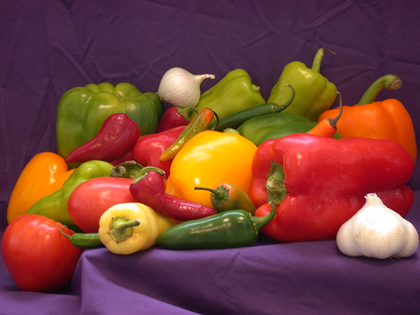
%> input picture image/peppers_BlueHills.png, 420 x 315 px, shrunk from 512 x 384 before the run
$ octave 03_RGB2KCMY.m   (GNU Octave 9; MATLAB toolbox functions it lacks are replaced by stand-ins)
%> lines starting %> are read from the running program, lines starting %| are printed output that depends on the picture
#Octave test
pkg load image
#perform iteration
clear all, close all
clc
#Matrix
img = imread('peppers_Bluehills.png');
%> img is the input picture: size 315x420x3 uint8; mean R, G, B 120.8, 66.4, 57.6
%figure(1)
#show the image
%imshow(img)
%title('Original')

#check matrix size
varsize = size(img);
%> varsize = [315 420 3]

#show color on roll and collumn and color
%temp = img(1,1,1)
#1:red 2:green 3:blue

newimg = zeros(varsize(1),varsize(2));
newimg = double(img)/(2^16);

Rc = double(img(:,:,1))/(2^16);
Gc = double(img(:,:,2))/(2^16);
Bc = double(img(:,:,3))/(2^16);
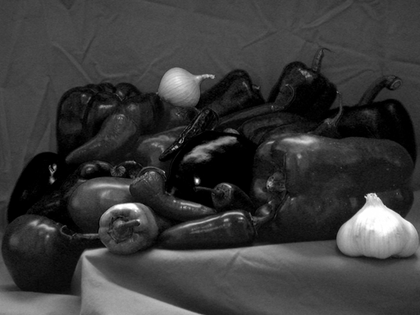
%> Bc: size 315x420 double; min 0, max 0.00389, mean 0.000879; drawn with min black and max white

#RGB colorspace to CMYK
#create K,C,M and Y variable
K =zeros(varsize(1),varsize(2));
C =zeros(varsize(1),varsize(2));
M =zeros(varsize(1),varsize(2));
Y =zeros(varsize(1),varsize(2));
#create R,G,B variable
R = zeros(varsize(1),varsize(2));
G = zeros(varsize(1),varsize(2));
B = zeros(varsize(1),varsize(2));

RGBF = zeros(varsize(1),varsize(2),varsize(3));
KCMYF = zeros(varsize(1),varsize(2),varsize(3));

#max
#max(img(i,j,:)));
#max(img(i,j,1),img(i,j,2),img(i,j,3));

for i = 1:varsize(1)
  for j = 1:varsize(2)
    #RGB covert to KCMY
    K(i,j) = (1-max([Rc(i,j),Gc(i,j),Bc(i,j)]));
    C(i,j) = (1-Rc(i,j)-K(i,j))/(1-K(i,j));
    M(i,j) = (1-Gc(i,j)-K(i,j))/(1-K(i,j));
    Y(i,j) = (1-Bc(i,j)-K(i,j))/(1-K(i,j));
    #KCMY convert to RGB
    R(i,j) = (1-C(i,j))*(1-K(i,j));
    G(i,j) = (1-M(i,j))*(1-K(i,j));
    B(i,j) = (1-Y(i,j))*(1-K(i,j));

    % [7 lines of commented-out code are left out]
   endfor
endfor
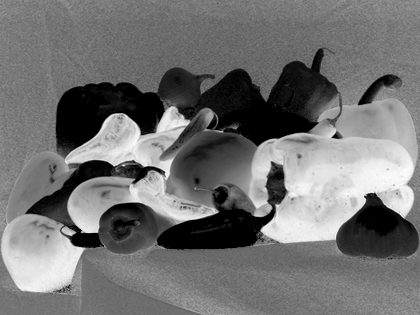
%> M: size 315x420 double; min 0, max 1, mean 0.447
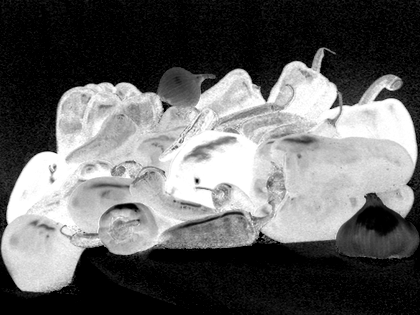
%> Y: size 315x420 double; min 0, max 1, mean 0.394
#sort 3 layer to 1 picture
RGBF(:,:,1) = R;
RGBF(:,:,2) = G;
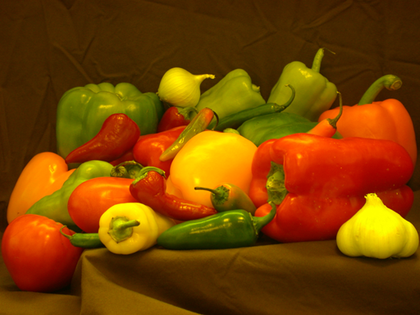
%> RGBF: size 315x420x3 double; mean R, G, B 0.00184, 0.00101, 0; drawn with min black and max white
RGBF(:,:,3) = B;

KCMYF(:,:,1) = C;
KCMYF(:,:,2) = M;
KCMYF(:,:,3) = Y;
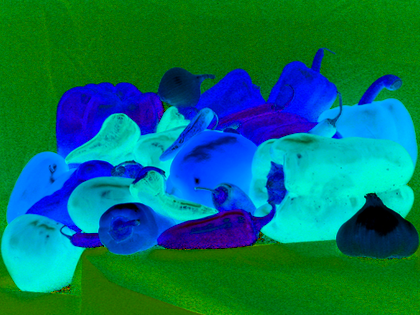
%> KCMYF: size 315x420x3 double; mean R, G, B 0.0192, 0.447, 0.394

K = uint16(round(K*(2^16)));
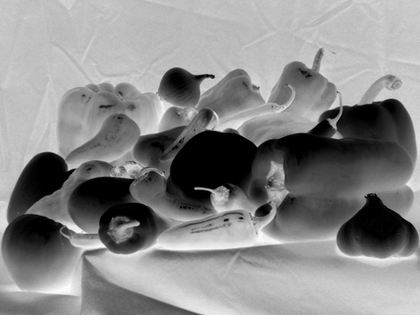
%> K: size 315x420 uint16; min 65281, max 65527, mean 65413.4; drawn with min black and max white
C = uint16(round(C*(2^16)));
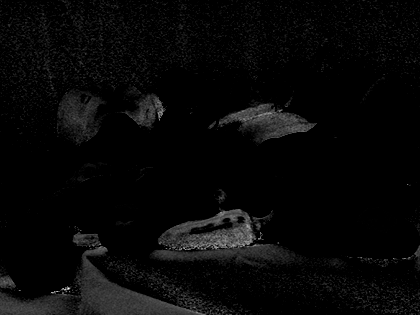
%> C: size 315x420 uint16; min 0, max 40960, mean 1259.8; drawn with min black and max white
M = uint16(round(M*(2^16)));
%> M: size 315x420 uint16
Y = uint16(round(Y*(2^16)));
%> Y: size 315x420 uint16

R = uint16(round(R*(2^16)));
%> R: size 315x420 uint16
G = uint16(round(G*(2^16)));
%> G: size 315x420 uint16
B = uint16(round(B*(2^16)));
%> B: size 315x420 uint16

RGBF = uint16(round(RGBF*(2^16)));
%> RGBF: size 315x420x3 uint16
KCMYF = uint16(round(KCMYF*(2^16)));
%> KCMYF: size 315x420x3 uint16

% [31 lines of commented-out code are left out]

figure(1)
imshow(Rc)
title('Covert from RGB')

figure(2)
subplot(3,3,1);
  imshow(img)
  title('Original');
subplot(3,3,2);
  imshow(K)
  title('K');
subplot(3,3,3);
  imshow(C)
  title('C');
subplot(3,3,4);
  imshow(M)
  title('M');
subplot(3,3,5);
  imshow(Y)
  title('Y');
subplot(3,3,6);
  imshow(R)
  title('R');
subplot(3,3,7);
  imshow(G)
  title('G');
subplot(3,3,8);
  imshow(B)
  title('B');
subplot(3,3,9);
  imshow(RGBF)
  title('RGBF');
